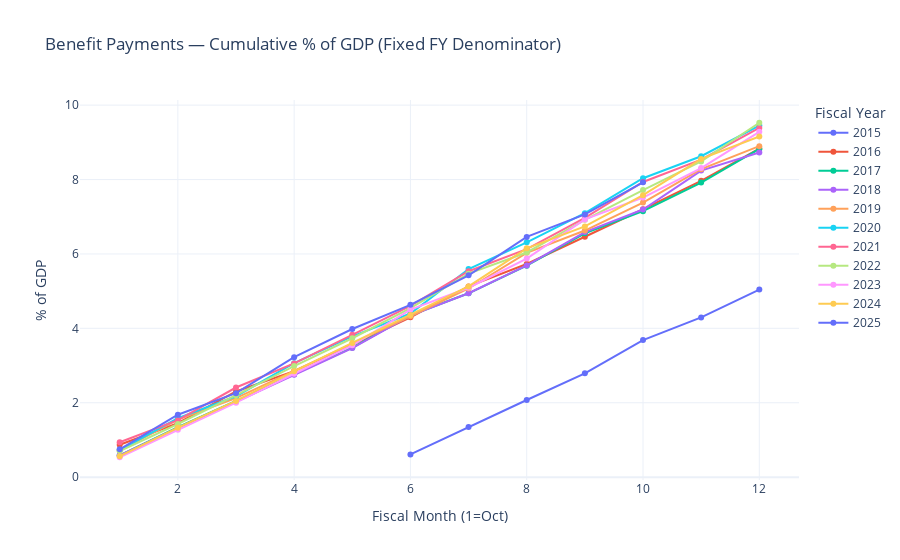

Source (notebook cell):
### Code cell
# 2) Prepare Customs Duties series (millions)
# If you already have `outlays_pivot` from get_outlays_breakdown(...):
focus = outlays_pivot["Benefit Payments"].reset_index()
focus.columns = ["record_date", "value"]

# 3) Plot cumulative FY as % of GDP (fixed denominators)
fig, pivot = plot_cumulative_by_fy_pct_gdp_fixed(
    focus,
    date_col="record_date",
    value_col="value",
    fy_denoms_millions=fy_denoms,
    years=None,
    title="Benefit Payments — Cumulative % of GDP (Fixed FY Denominator)"
)
fig.show()

### Figure 1 — Plotly figure (JSON) as saved in the notebook; plotly's stock layout.template omitted (floating-point values rounded to 4 significant figures)
{"data": [{"mode": "lines+markers", "name": "2015", "type": "scatter", "x": [1, 2, 3, 4, 5, 6, 7, 8, 9, 10, 11, 12], "y": [NaN, NaN, NaN, NaN, NaN, 0.61, 1.346, 2.074, 2.79, 3.686, 4.293, 5.043]}, {"mode": "lines+markers", "name": "2016", "type": "scatter", "x": [1, 2, 3, 4, 5, 6, 7, 8, 9, 10, 11, 12], "y": [0.8709, 1.449, 2.303, 2.849, 3.553, 4.295, 5.127, 5.729, 6.462, 7.202, 7.967, 8.828]}, {"mode": "lines+markers", "name": "2017", "type": "scatter", "x": [1, 2, 3, 4, 5, 6, 7, 8, 9, 10, 11, 12], "y": [0.583, 1.346, 2.049, 2.768, 3.481, 4.353, 4.943, 5.685, 6.555, 7.15, 7.92, 8.823]}, {"mode": "lines+markers", "name": "2018", "type": "scatter", "x": [1, 2, 3, 4, 5, 6, 7, 8, 9, 10, 11, 12], "y": [0.5865, 1.325, 2.027, 2.75, 3.469, 4.343, 4.943, 5.693, 6.588, 7.194, 8.24, 8.725]}, {"mode": "lines+markers", "name": "2019", "type": "scatter", "x": [1, 2, 3, 4, 5, 6, 7, 8, 9, 10, 11, 12], "y": [0.7151, 1.546, 2.125, 2.852, 3.579, 4.323, 5.071, 6.03, 6.629, 7.382, 8.279, 8.897]}, {"mode": "lines+markers", "name": "2020", "type": "scatter", "x": [1, 2, 3, 4, 5, 6, 7, 8, 9, 10, 11, 12], "y": [0.7284, 1.583, 2.175, 3.063, 3.785, 4.398, 5.595, 6.313, 7.095, 8.036, 8.627, 9.452]}, {"mode": "lines+markers", "name": "2021", "type": "scatter", "x": [1, 2, 3, 4, 5, 6, 7, 8, 9, 10, 11, 12], "y": [0.9388, 1.531, 2.409, 3.056, 3.825, 4.603, 5.536, 6.129, 6.97, 7.934, 8.535, 9.389]}, {"mode": "lines+markers", "name": "2022", "type": "scatter", "x": [1, 2, 3, 4, 5, 6, 7, 8, 9, 10, 11, 12], "y": [0.7017, 1.429, 2.204, 2.986, 3.734, 4.545, 5.47, 6.039, 6.916, 7.716, 8.487, 9.527]}, {"mode": "lines+markers", "name": "2023", "type": "scatter", "x": [1, 2, 3, 4, 5, 6, 7, 8, 9, 10, 11, 12], "y": [0.5347, 1.275, 2.002, 2.779, 3.544, 4.506, 5.091, 5.876, 6.928, 7.516, 8.308, 9.282]}, {"mode": "lines+markers", "name": "2024", "type": "scatter", "x": [1, 2, 3, 4, 5, 6, 7, 8, 9, 10, 11, 12], "y": [0.5624, 1.327, 2.048, 2.845, 3.607, 4.358, 5.128, 6.15, 6.739, 7.579, 8.555, 9.157]}, {"mode": "lines+markers", "name": "2025", "type": "scatter", "x": [1, 2, 3, 4, 5, 6, 7, 8, 9, 10, 11, 12], "y": [0.7491, 1.678, 2.257, 3.224, 3.982, 4.632, 5.427, 6.457, 7.062, 7.924, NaN, NaN]}], "layout": {"hovermode": "x unified", "legend": {"title": {"text": "Fiscal Year"}}, "title": {"text": "Benefit Payments — Cumulative % of GDP (Fixed FY Denominator)"}, "xaxis": {"title": {"text": "Fiscal Month (1=Oct)"}}, "yaxis": {"title": {"text": "% of GDP"}}}}
